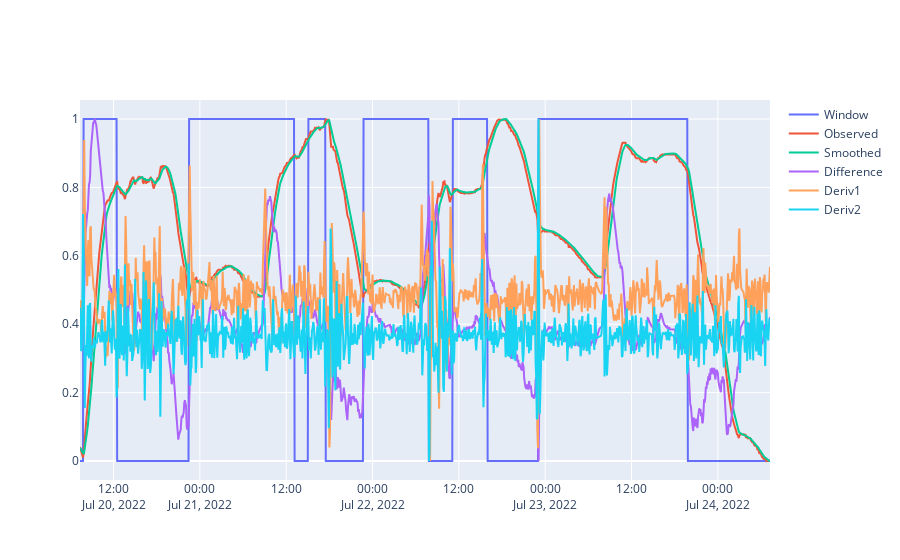
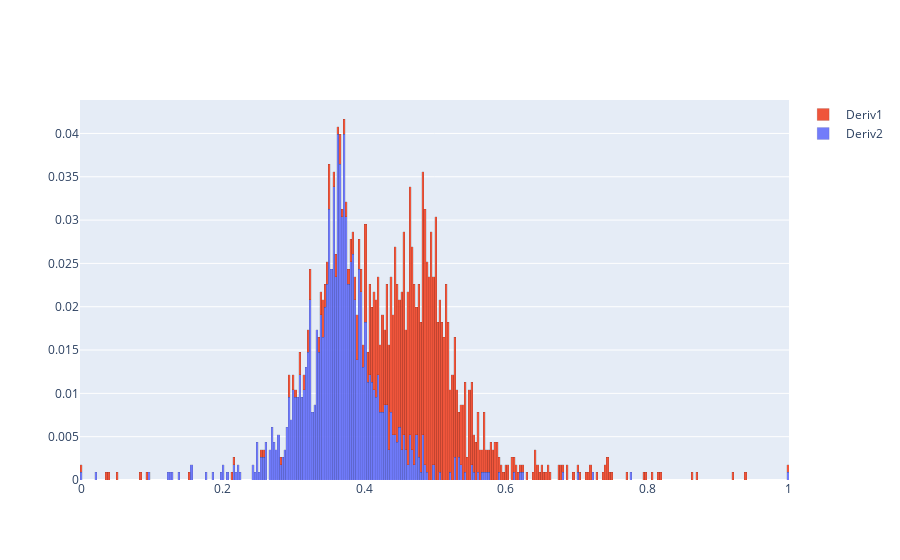

The cell these charts' notebook holds for them, in order:
### Code cell
w1 = Window_Detect2(a01)
w1.analyze_window_change(make_ewm_smooth)
# w1.plot_zscore()
# w1.plot_guesses()
w1.plot_analysis_and_distributions()
w1.plot_zscore()
w1.plot_guesses()

### Figure 1 — Plotly figure (JSON) as saved in the notebook; plotly's stock layout.template omitted (floating-point values rounded to 4 significant figures; data arrays with more than 128 entries replaced by an {"elided": "..."} marker saying what was removed)
{"data": [{"mode": "lines", "name": "Window", "type": "scatter", "x": {"elided": "1152 str values"}, "y": {"elided": "1152 int values"}}, {"mode": "lines", "name": "Observed", "type": "scatter", "x": {"elided": "1152 str values"}, "y": {"elided": "1152 float values"}}, {"mode": "lines", "name": "Smoothed", "type": "scatter", "x": {"elided": "1152 str values"}, "y": {"elided": "1152 float values"}}, {"mode": "lines", "name": "Difference", "type": "scatter", "x": {"elided": "1152 str values"}, "y": {"elided": "1152 float values"}}, {"mode": "lines", "name": "Deriv1", "type": "scatter", "x": {"elided": "1152 str values"}, "y": {"elided": "1152 float values"}}, {"mode": "lines", "name": "Deriv2", "type": "scatter", "x": {"elided": "1152 str values"}, "y": {"elided": "1152 float values"}}], "layout": {}}

### Figure 2 — Plotly figure (JSON) as saved in the notebook; plotly's stock layout.template omitted (floating-point values rounded to 4 significant figures; data arrays with more than 128 entries replaced by an {"elided": "..."} marker saying what was removed)
{"data": [{"histnorm": "probability", "marker": {"line": {"color": "black", "width": 0.1}}, "name": " Deriv2", "opacity": 0.9, "type": "histogram", "x": {"elided": "1152 float values"}, "xbins": {"size": 0.003}}, {"histnorm": "probability", "marker": {"line": {"color": "black", "width": 0.1}}, "name": " Deriv1", "opacity": 1, "type": "histogram", "x": {"elided": "1152 float values"}, "xbins": {"size": 0.003}}], "layout": {"barmode": "stack"}}
